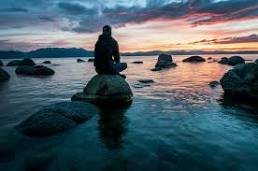
#> input picture images.jpg, 258 x 171 px
$ jupyter execute --allow-errors 8.ipynb
#> lines starting #> are read from the running program, lines starting #| are printed output that depends on the picture
[cell 1]
import cv2
import matplotlib.pyplot as plt
import numpy as np
from skimage.exposure import match_histograms

[cell 2]
def generate_histogram(image):
    histogram = cv2.calcHist([image], [0], None, [256], [0, 256])
    return histogram

## Generate Histogram

[cell 3]
image_path = 'images.jpg'
image = cv2.imread(image_path)
#> image is the input picture: shape (171, 258, 3); mean B, G, R 99.9, 92.3, 75.1

gray_image = cv2.cvtColor(image, cv2.COLOR_BGR2GRAY)
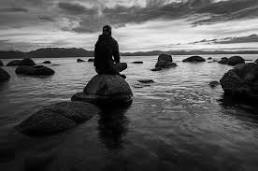
#> gray_image: shape (171, 258); min 0, max 248, mean 88
histogram = generate_histogram(gray_image)
#> in generate_histogram, `histogram = cv2.calcHist([image], [0], None, [256], [0, 256])`: histogram = 256 values, max 557 at index 22, min 0 at index 247, mean 172.3

intensity_values = np.arange(256)

plt.figure(figsize=(10, 5))

plt.subplot(1, 2, 1)
plt.imshow(gray_image, cmap='gray')
plt.title('Grayscale Image')
plt.axis('off')

plt.subplot(1, 2, 2)
plt.bar(intensity_values, histogram.ravel())
plt.title('Histogram')
plt.xlabel('Intensity Value')
plt.ylabel('Frequency')
plt.tight_layout()
plt.show()
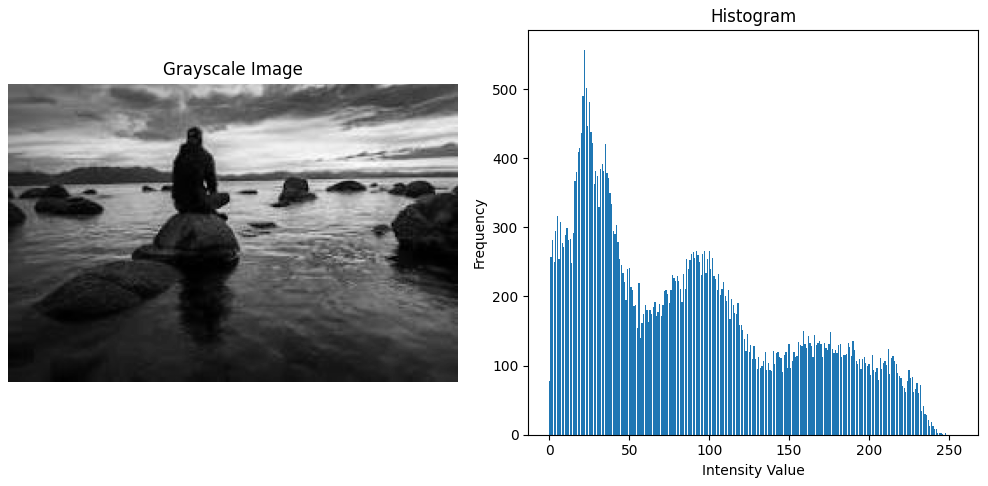
#> figure drawn by matplotlib, 2 panels; panel 2: tallest bar 557 high, from x = 21.6 to 22.4

## Normalized Histogram

[cell 4]
total_pixels = gray_image.size
#> total_pixels = 44118
normalized_histogram = histogram / total_pixels
#> normalized_histogram = 256 values, max 0.0126 at index 22, min 0 at index 247, mean 0.00391

plt.figure(figsize=(10, 5))

plt.subplot(1, 2, 1)

#> (the rest of this cell did not finish here and is left out)

## Equlization Histogram

[cell 5]
def perform_histogram_equalization(image):
    equalized_image = cv2.equalizeHist(image)
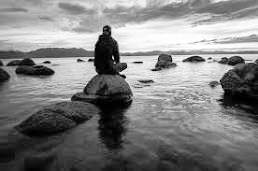
#> equalized_image: shape (171, 258); min 0, max 255, mean 128
    return equalized_image

[cell 6]
equalized_image = perform_histogram_equalization(gray_image)

original_histogram = generate_histogram(gray_image)
#> original_histogram has the same summary as histogram in generate_histogram
equalized_histogram = generate_histogram(equalized_image)
#> equalized_histogram = 256 values, max 557 at index 42, min 0 at index 2, mean 172.3

plt.figure(figsize=(10, 5))
plt.subplot(2,2,1)

plt.imshow(gray_image, cmap='gray')
plt.title('Original Grayscale Image')
plt.axis('off')

plt.subplot(2,2,2)
#> (the rest of this cell did not finish here and is left out)

## Histogram Matching

[cell 7]
ref_image_path = 'image_ref.jpg'
ref_image = cv2.imread(ref_image_path)
#> (the rest of this cell did not finish here and is left out)

#> (a cell that did not finish here is left out)

#> (a cell that did not finish here is left out)

[cell 10]
original_histogram = generate_histogram(gray_image)

$ run again, with images_1.jpg copied over images.jpg
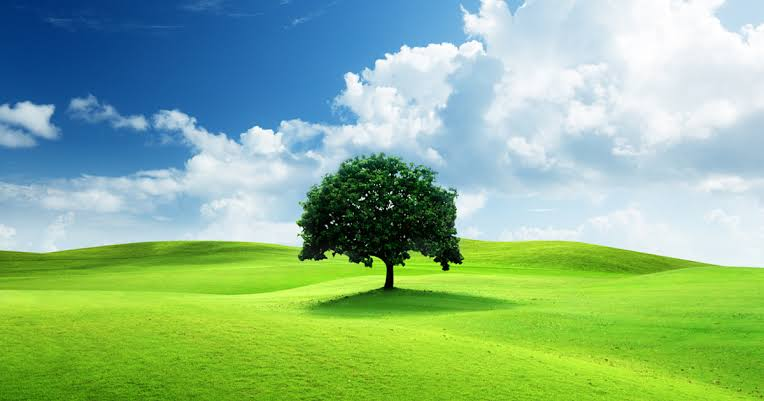
#> input picture images_1.jpg, 764 x 401 px
#> image is the input picture: shape (401, 764, 3); mean B, G, R 140.1, 183.6, 140
#> in generate_histogram, `histogram = cv2.calcHist([image], [0], None, [256], [0, 256])`: histogram = 256 values, max 2764 at index 187, min 10 at index 0, mean 1196.7
#> `plt.show()`:
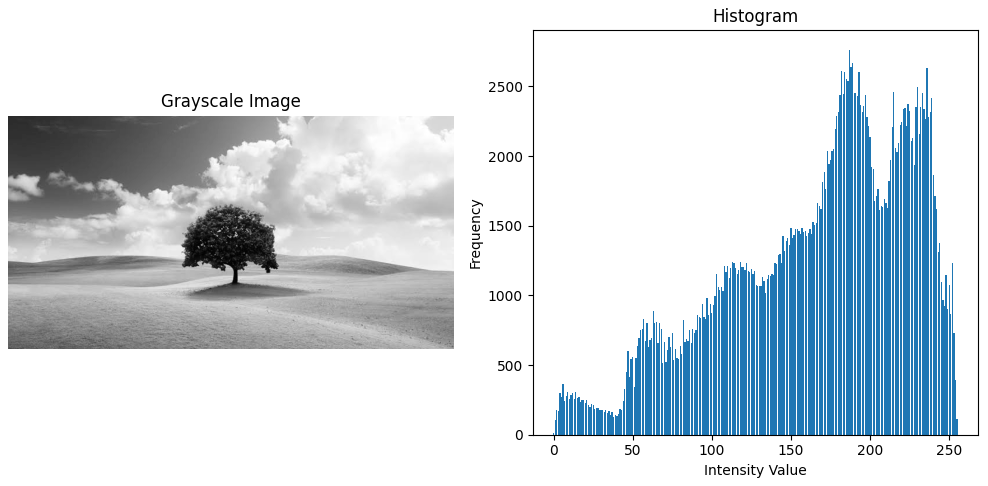
#> figure drawn by matplotlib, 2 panels; panel 2: tallest bar 2764 high, from x = 186.6 to 187.4
#> normalized_histogram = 256 values, max 0.00902 at index 187, min 3.26e-05 at index 0, mean 0.00391
#> in perform_histogram_equalization, `equalized_image = cv2.equalizeHist(image)`:
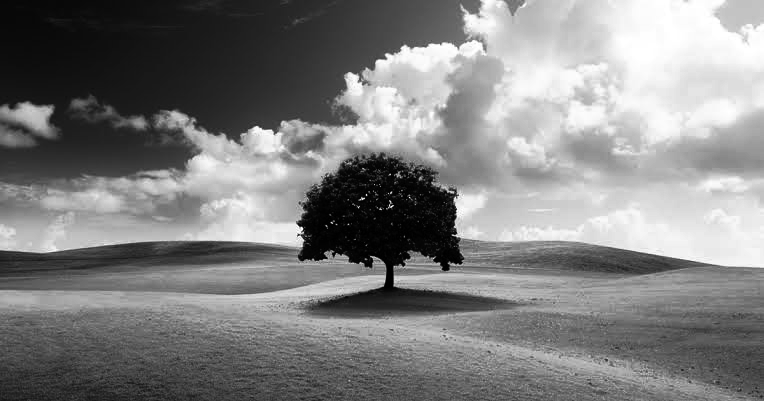
#> equalized_image: shape (401, 764); min 0, max 255, mean 128.2
#> original_histogram has the same summary as histogram in generate_histogram
#> equalized_histogram = 256 values, max 2764 at index 146, min 0 at index 84, mean 1196.7
